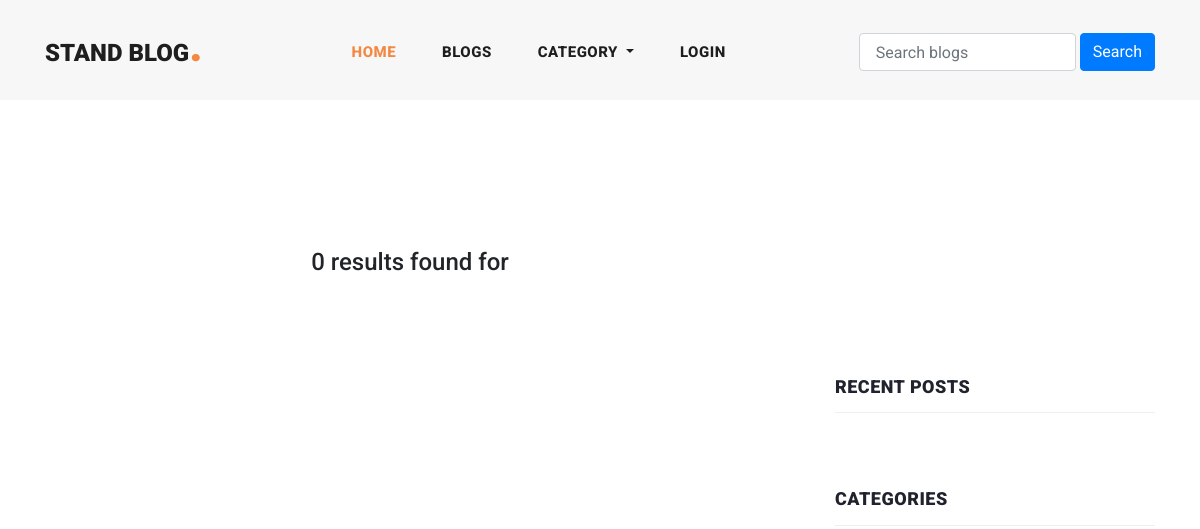
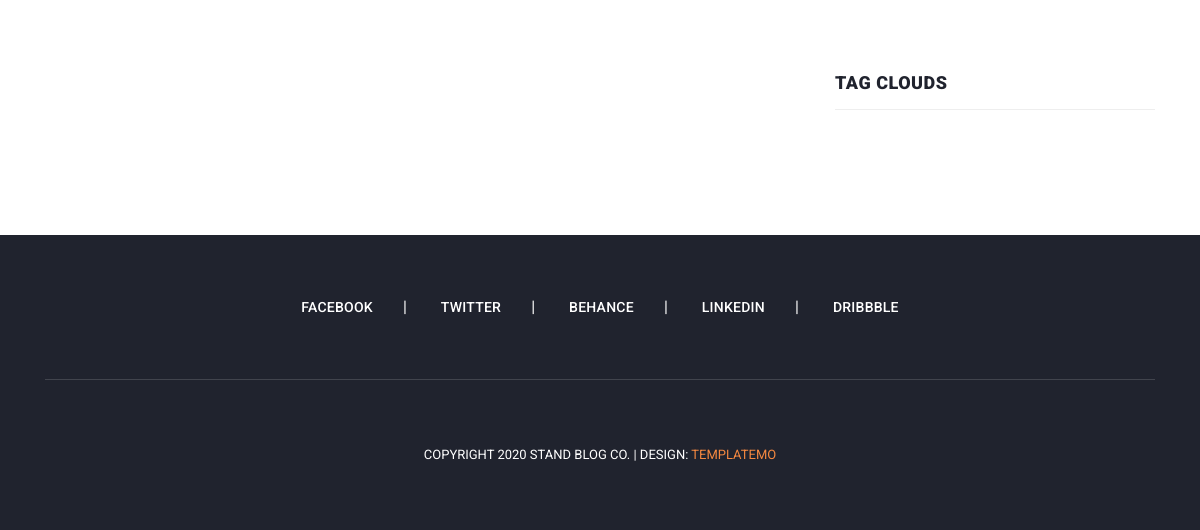
Before: /search_blogs/ with the older database file (2 pictures, top to bottom).
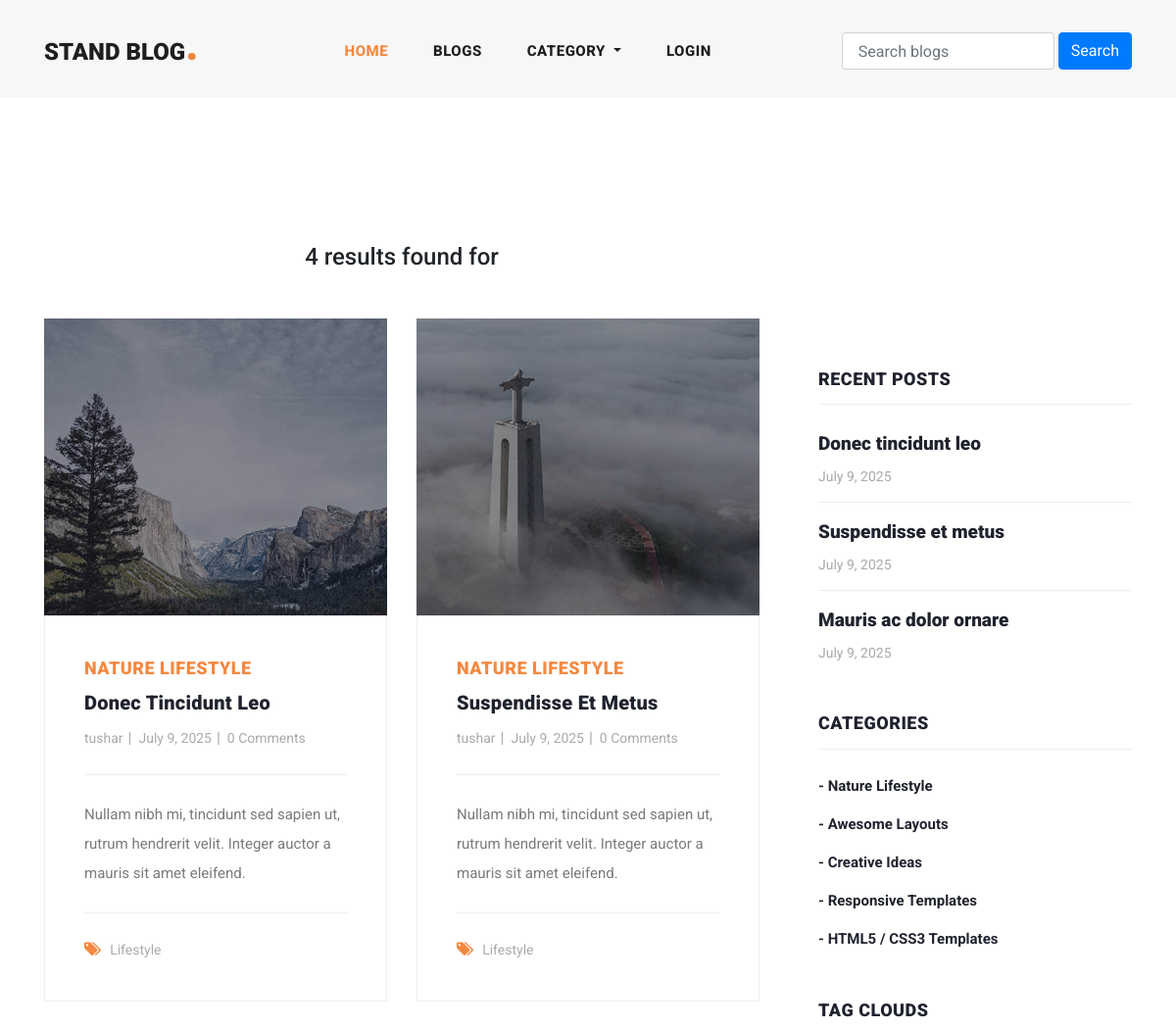
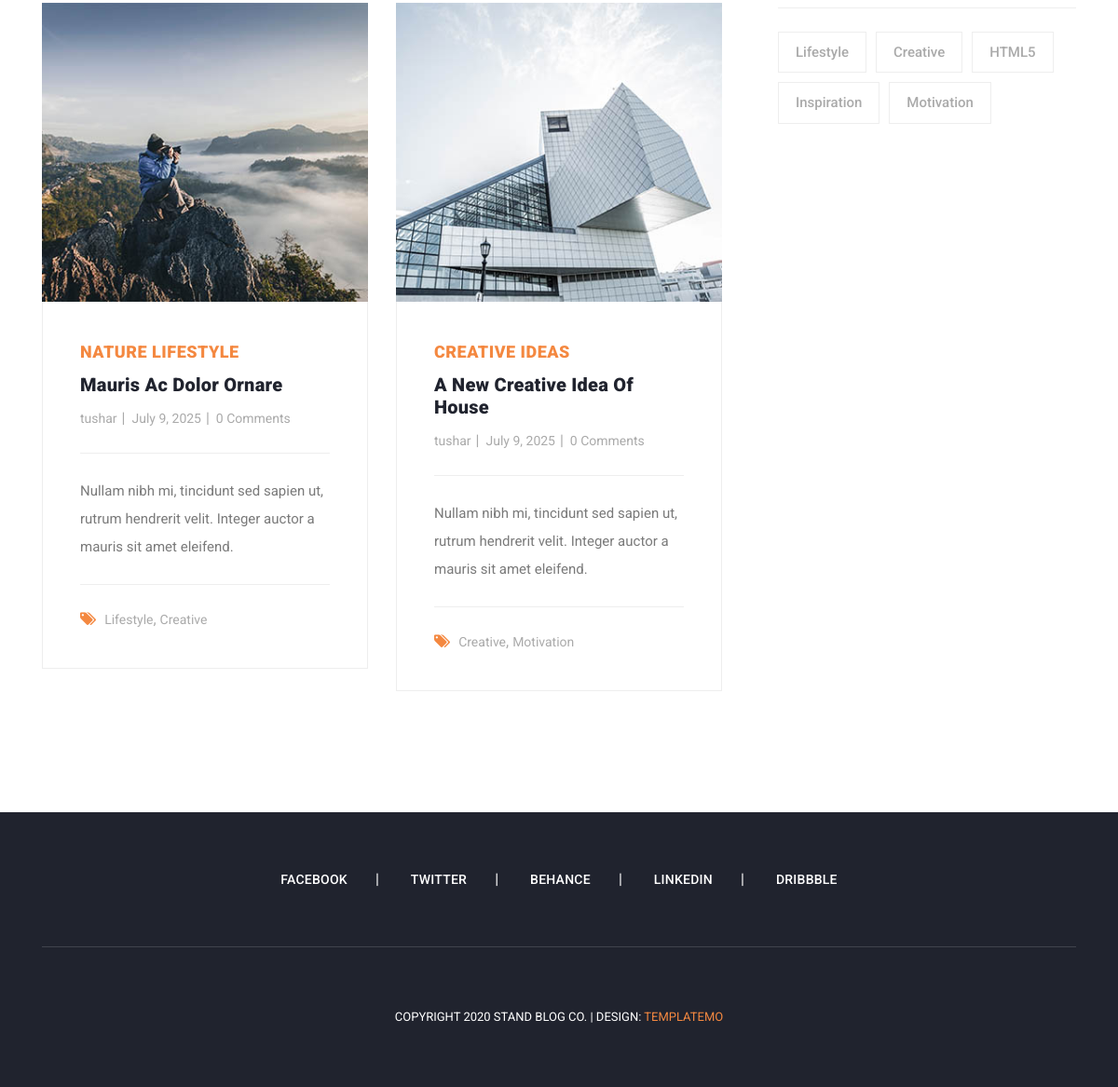
After: the same page with the newer database file (2 pictures, top to bottom).
### blogs/models.py (models this page shows, shortened)
class Blog(models.Model):
    user=models.ForeignKey(User,related_name='user_blogs', on_delete=models.CASCADE)
    category=models.ForeignKey(Category,related_name='category_blogs',on_delete=models.CASCADE)
    tags=models.ManyToManyField(Tags,related_name='tag_blogs',blank=True)
    like=models.ManyToManyField(User,related_name='user_like',blank=True)
    title=models.CharField(max_length=250)
    slug=models.SlugField(null=True,blank=True)
    banner=models.ImageField(upload_to='blog_banners')
    description=models.TextField()
    created_date=models.DateField(auto_now_add=True)

class Category(models.Model):
    title=models.CharField(max_length=250,unique=True)
    slug=models.SlugField(null=True,blank=True)
    created_data=models.DateField(auto_now_add=True)
    def __str__(self):
        return self.title

class Tags(models.Model):
    title=models.CharField(max_length=250)
    slug=models.SlugField(null=True,blank=True)
    created_data=models.DateField(auto_now_add=True)

### user_profile/models.py (models this page shows, shortened)
class User(AbstractUser):
    email=models.EmailField(max_length=150,unique=True,error_messages={"unique": "The email must be unique"})
    profile_image=models.ImageField(null=True,blank=True,upload_to="profile_images")
    REQUIRED_FIELDS=["email"]
    objects=CustomUserManager()

### blogs/views.py (the view)
# urls.py: path('search_blogs/',search_blogs,name='search_blogs'),
def search_blogs(request):
    search_key=request.GET.get('search',None)
    if search_key:
        blogs=Blog.objects.filter(
            Q(title__icontains=search_key)|
            Q(category__title__icontains=search_key)|
            Q(user__username__icontains=search_key)|
            Q(tags__title__icontains=search_key)
        ).distinct()
        context={
            "blogs":blogs,
            "search_key":search_key,
        }
        return render(request,'search.html',context)
    else:
        blogs=Blog.objects.order_by('-created_date')
        context={
            "blogs":blogs,
        }
        return render(request,'search.html',context)

### blogs/context_processors.py (called while the page is built)
def get_all_categories(request):
    category=Category.objects.all()
    context={
        "categories":category
    }
    return context

def get_all_tags(request):
    tag=Tags.objects.all()
    context={
        "tags":tag
    }
    return context

### templates/search.html (shortened to what this page needs)
{% extends 'base.html' %}
{% load static %}
{% block content %}
    <section class="blog-posts grid-system">
      <div class="container">
            <div class="row py-5">
                <div class="col-lg-8">
                    <h4 class="text-center">{{blogs.count}} results found for {{search_key}}</h4>
                </div>
            </div>
        <div class="row">
          <div class="col-lg-8">
            <div class="all-blog-posts">
              <div class="row">
                {% for blog in blogs%}
                {% include 'blog_card.html' %}
                {%endfor%}
              </div>
            </div>
          </div>
          {%include 'sidebar.html' %}
        </div>
      </div>
    </section>
{% endblock content %}

### templates/blog_card.html
{%load static%}
<div class="col-lg-6">
    <div class="blog-post">
        <div class="blog-thumb">
                <img src="{{blog.banner.url}}" alt="">
        </div>
        <div class="down-content">
            <span>{{blog.category}}</span>
            <a href="{% url 'blog_details' blog.slug %}"><h4>{{blog.title}}</h4></a>
            <ul class="post-info">
                <li><a href="#">{{blog.user.username}}</a></li>
                <li><a href="#">{{blog.created_date}}</a></li>
                <li><a href="#">{{blog.blog_comment.all.count}} Comments</a></li>
            </ul>
            <p>{{blog.description}}</p>
                <div class="post-options">
                    <div class="row">
                        <div class="col-lg-12">
                            <ul class="post-tags">
                            <li><i class="fa fa-tags"></i></li>
                            {%for tag in blog.tags.all%}
                            <li><a href="{% url 'tag_blogs' tag.slug %}">{{tag.title}}</a>{% if not forloop.last %}, {% endif %}</li>
                            {% endfor %}
                            </ul>
                        </div>
                    </div>
                </div>
        </div>
    </div>
</div>

### templates/sidebar.html
 <div class="col-lg-4">
            <div class="sidebar">
              <div class="row">
                <div class="col-lg-12">
                </div>
                <div class="col-lg-12">
                  <div class="sidebar-item recent-posts">
                    <div class="sidebar-heading">
                      <h2>Recent Posts</h2>
                    </div>
                    <div class="content">
                      <ul>
                        {%for blog in blogs|slice:'3'%}
                        <li><a href="{% url 'blog_details' blog.slug %}">
                          <h5>{{blog.title}}</h5>
                          <span>{{blog.created_date}}</span>
                        </a>
                        </li>
                        {% endfor %}
                      </ul>
                    </div>
                  </div>
                </div>
                <div class="col-lg-12">
                  <div class="sidebar-item categories">
                    <div class="sidebar-heading">
                      <h2>Categories</h2>
                    </div>
                    <div class="content">
                      <ul>
                        {% for category in categories|slice:'5'%}
                        <li><a href="{% url 'category_blogs' category.slug %}">- {{category.title}}</a></li>
                        {% endfor %}
                      </ul>
                    </div>
                  </div>
                </div>
                <div class="col-lg-12">
                  <div class="sidebar-item tags">
                    <div class="sidebar-heading">
                      <h2>Tag Clouds</h2>
                    </div>
                    <div class="content">
                      <ul>
                        {%for tag in tags|slice:'5'%}
                        <li><a href="{% url 'tag_blogs' tag.slug %}">{{tag.title}}</a></li>
                        {% endfor %}
                      </ul>
                    </div>
                  </div>
                </div>
              </div>
            </div>
          </div>

Changed rows visible on the page:
added Blog: banner (picture), category "NATURE LIFESTYLE", title "Donec Tincidunt Leo", user.username "tushar", created_date "July 9, 2025", blog_comment.all.count "0", description "Nullam nibh mi, tincidunt sed sapien ut, rutrum hendrerit velit. Integer auctor a mauris sit amet eleifend.", title "Donec tincidunt leo"
added Tags: title "Lifestyle"
added Blog: banner (picture), category "NATURE LIFESTYLE", title "Suspendisse Et Metus", user.username "tushar", created_date "July 9, 2025", blog_comment.all.count "0", description "Nullam nibh mi, tincidunt sed sapien ut, rutrum hendrerit velit. Integer auctor a mauris sit amet eleifend.", title "Suspendisse et metus"
added Blog: banner (picture), category "NATURE LIFESTYLE", title "Mauris Ac Dolor Ornare", user.username "tushar", created_date "July 9, 2025", blog_comment.all.count "0", description "Nullam nibh mi, tincidunt sed sapien ut, rutrum hendrerit velit. Integer auctor a mauris sit amet eleifend.", title "Mauris ac dolor ornare"
added Tags: title "Creative"
added Blog: banner (picture), category "CREATIVE IDEAS", title "A New Creative Idea Of House", user.username "tushar", created_date "July 9, 2025", blog_comment.all.count "0", description "Nullam nibh mi, tincidunt sed sapien ut, rutrum hendrerit velit. Integer auctor a mauris sit amet eleifend.", shown under "4 results found for"
added Tags: title "Motivation"
added Category: title "Nature Lifestyle"
added Category: title "Awesome Layouts"
added Category: title "Creative Ideas"
added Category: title "Responsive Templates"
added Category: title "HTML5 / CSS3 Templates"
added Tags: title "HTML5", shown under "TAG CLOUDS"
added Tags: title "Inspiration", shown under "TAG CLOUDS"
Other visible differences:
{{ blogs.count }}: "0" → "4"
